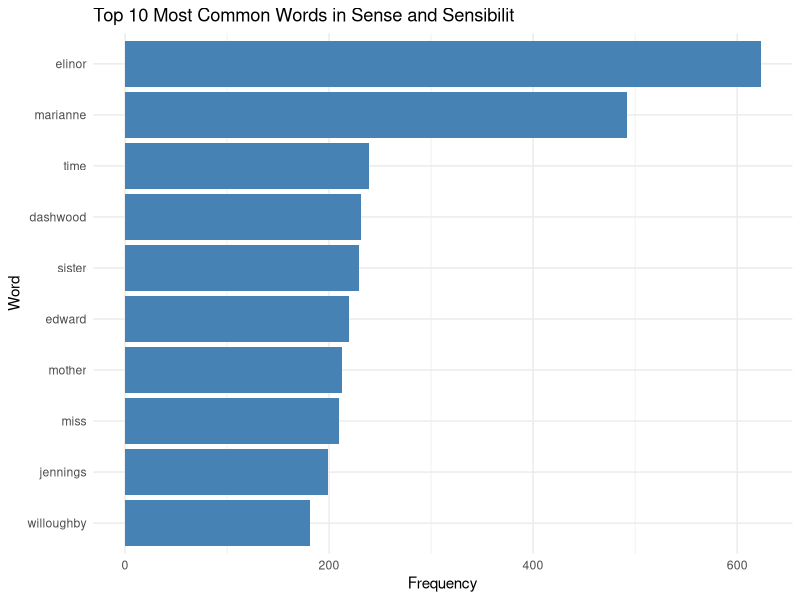
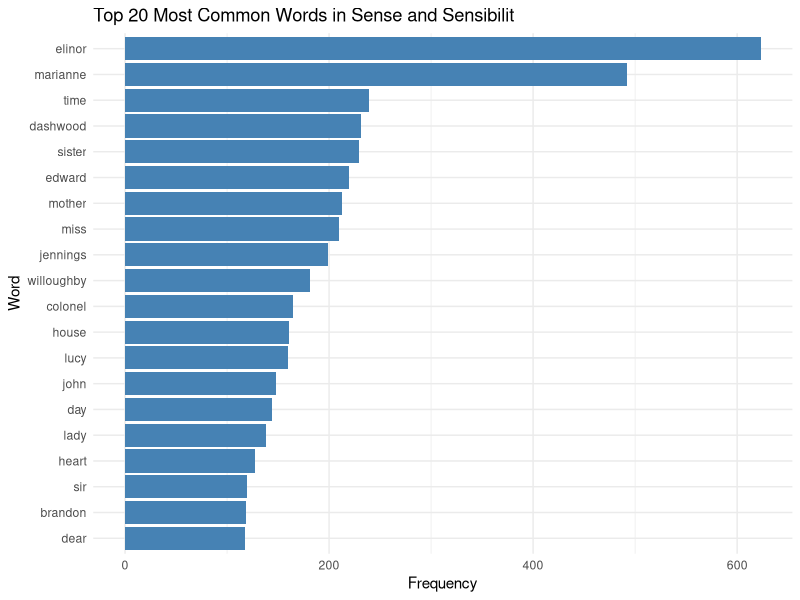
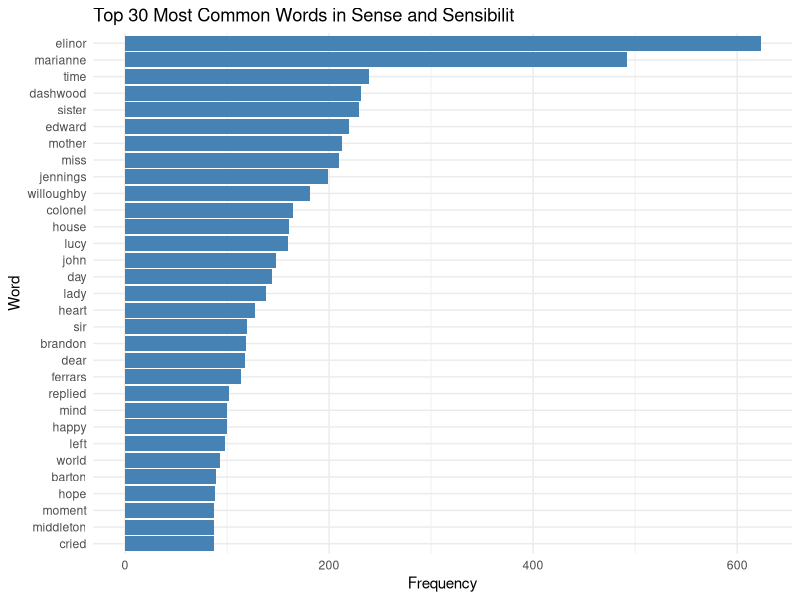

The R source for these figures, in order: (Note: this script raises an error after producing the figures.)
## ---- chunk 1
# Load necessary libraries
library(janeaustenr)
library(tidyverse)
library(tidytext)
library(ggplot2)
library(purrr)
library(testthat)
## ---- chunk 2
# Load the Pride and Prejudice text from the janeaustenr package
book_data <- janeaustenr:: sensesensibility

# Have a simple glimpse of the book/Preview
glimpse(book_data)
print(book_data[1:20])
## ---- chunk 3
# Convert the character vector to a tibble
book_data_clean <- tibble(line = 1:length(book_data), book_data = book_data)
head(book_data_clean)

# Tokenize
word_data <- book_data_clean %>%
  unnest_tokens(word, book_data)
head(word_data)

# View stopwords
glimpse(tidytext::stop_words)

# Remove stopwords in the data
word_data_rm <- word_data %>%
  anti_join(tidytext::stop_words, by ="word")
head(word_data_rm)
## ---- chunk 4
# Count the most common words
word_counts <- word_data_rm %>%
  count(word, sort = TRUE)
print(word_counts)
# Plot the most common words: 
# Top 10 most common words
top_10_words <- word_counts %>%
  top_n(10, n)
ggplot(top_10_words, aes(x = reorder(word, n), y = n)) +
  geom_bar(stat = "identity", fill = "steelblue") +
  coord_flip() +  # Flip the axes for better readability
  labs(title = "Top 10 Most Common Words in Sense and Sensibilit",
       x = "Word",
       y = "Frequency") +
  theme_minimal()

# Top 20 most common words
top_20_words <- word_counts %>%
  top_n(20, n)
ggplot(top_20_words, aes(x = reorder(word, n), y = n)) +
  geom_bar(stat = "identity", fill = "steelblue") +
  coord_flip() +  # Flip the axes for better readability
  labs(title = "Top 20 Most Common Words in Sense and Sensibilit",
       x = "Word",
       y = "Frequency") +
  theme_minimal()

# Top 30 most common words
top_30_words <- word_counts %>%
  top_n(30, n)
ggplot(top_30_words, aes(x = reorder(word, n), y = n)) +
  geom_bar(stat = "identity", fill = "steelblue") +
  coord_flip() +  # Flip the axes for better readability
  labs(title = "Top 30 Most Common Words in Sense and Sensibilit",
       x = "Word",
       y = "Frequency") +
  theme_minimal()

## ---- chunk 5
#' Convert words to Pig Latin with updated rules
#'
#' This function converts English words into a modified version of Pig Latin.
#' - Words starting with vowels move the last vowel and its subsequent letters to the front.
#' - Words starting with consonants move the first consonant cluster to the end.
#' - Words with no vowels retain their order.
#' - Adds a suffix ("yay", "ay", or "xay") based on the original word type.
#' - Add "yay" if original word starts with vowels.
#' - Add "ay"  if original word starts with consonants and have vowels in it.
#' - Add "xay" if original word without vowels.
#'
#' @param word A character vector of words to convert (could be more than one single word).
#' @return A character vector of the words converted to Pig Latin.
#' @examples
#' custom_pig_latin("hello")  # Returns "ellohay"
#' custom_pig_latin("apple")  # Returns "eapplyay"
#' custom_pig_latin(c("rhythm", "apple", "string")) # Returns c("rhythmxay", "eapplyay", "ingstray")
#' @export
custom_pig_latin <- function(word) {
  # Check if the input is a character vector
  if (!is.character(word)) stop("Input must be a character vector of words.")
  
  # Initialize an empty vector to store results
  result <- vector("character", length(word))
  
  # Loop through each word in the input
  for (i in seq_along(word)) {
    w <- word[i]
    
    # Check for invalid characters
    if (!grepl("^[A-Za-z]+$", w)) stop("Input should consist of letters only.")
    
    # Case 1: Word starts with a vowel
    if (grepl("^[aeiouAEIOU]", w)) {
      # Find the position of the last vowel
      last_vowel_pos <- max(gregexpr("[aeiouAEIOU]", w)[[1]])
      if (last_vowel_pos > 0) {
        # Rearrange the word: move the last vowel and its subsequent letters to the front
        rearranged <- paste0(substr(w, last_vowel_pos, nchar(w)), substr(w, 1, last_vowel_pos - 1))
        result[i] <- paste0(rearranged, "yay")  # Add "yay"
      } else {
        result[i] <- paste0(w, "xay")  # No vowels
      }
    }
    
    # Case 2: Word starts with a consonant but contains vowels
    else if (grepl("[aeiouAEIOU]", w)) {
      # Find the position of the first vowel
      first_vowel_pos <- regexpr("[aeiouAEIOU]", w)[[1]]
      consonant_cluster <- substr(w, 1, first_vowel_pos - 1)
      remainder <- substr(w, first_vowel_pos, nchar(w))
      rearranged <- paste0(remainder, consonant_cluster)
      result[i] <- paste0(rearranged, "ay")  # Add "ay"
    }
    
    # Case 3: Word has no vowels
    else {
      result[i] <- paste0(w, "xay")
    }
  }
  
  # Return the result vector
  return(result)
}


## ---- chunk 6
# Vowel-Starting Words
custom_pig_latin("apple")   # "eapplyay"
custom_pig_latin("orange")  # "eorangyay"
custom_pig_latin("eat")     # "ateyay"

## ---- chunk 7
# Consonant-Starting Words
custom_pig_latin("hello")   # "ellohay"
custom_pig_latin("string")  # "ingstray"
custom_pig_latin("banana")  # "ananabay"
## ---- chunk 8
# Words Without Vowels
custom_pig_latin("rhythm")  # "rhythmxay"
custom_pig_latin("pfft")    # "pfftxay"
custom_pig_latin("xyz")     # "xyzxay"
## ---- chunk 9
custom_pig_latin(c("hello", "apple", "rhythm", "string"))
# Returns: c("ellohay", "eapplyay", "rhythmxay", "ingstray")
custom_pig_latin("HeLLo")  # "eLLoHay"
## ---- chunk 10
# Words with Invalid Characters
custom_pig_latin("!hello")   # Expect Error: Input should consist of letters only.
## ---- chunk 11
# Edge Cases
custom_pig_latin("a")       # "ayay" (single vowel word)
custom_pig_latin("z")       # "zxay" (single consonant word)
custom_pig_latin("aeiou")   # "uaeioyay" (all vowels)
custom_pig_latin("bcdfg")   # "bcdfgxay" (all consonants)
## ---- chunk 12
# Test cases for validation

test_that("Pig Latin conversion works correctly", {
  # Vowel-starting words are handled correctly
  expect_equal(custom_pig_latin("apple"), "eapplyay")
  expect_equal(custom_pig_latin("orange"), "eorangyay")
  expect_equal(custom_pig_latin("eat"), "ateyay")
  
  # Consonant-starting words are handled correctly
  expect_equal(custom_pig_latin("hello"), "ellohay")
  expect_equal(custom_pig_latin("string"), "ingstray")
  expect_equal(custom_pig_latin("banana"), "ananabay")
  
  # Words without vowels are handled correctly
  expect_equal(custom_pig_latin("rhythm"), "rhythmxay")
  expect_equal(custom_pig_latin("xyz"), "xyzxay")
  expect_equal(custom_pig_latin("pfft"), "pfftxay")
  
  # Mixed case words are handled correctly
  expect_equal(custom_pig_latin(c("hello", "apple")), c("ellohay", "eapplyay"))
  expect_equal(custom_pig_latin("HeLLo"), "eLLoHay")
  expect_equal(custom_pig_latin(c("APPle", "happy")), c("eAPPlyay", "appyhay"))
})



test_that("Invalid input raises errors", {
  expect_error(custom_pig_latin("123abc"), "Input should consist of letters only.")
  expect_error(custom_pig_latin(""), "Input should consist of letters only.")
  expect_error(custom_pig_latin(123), "Input must be a character vector")
})
